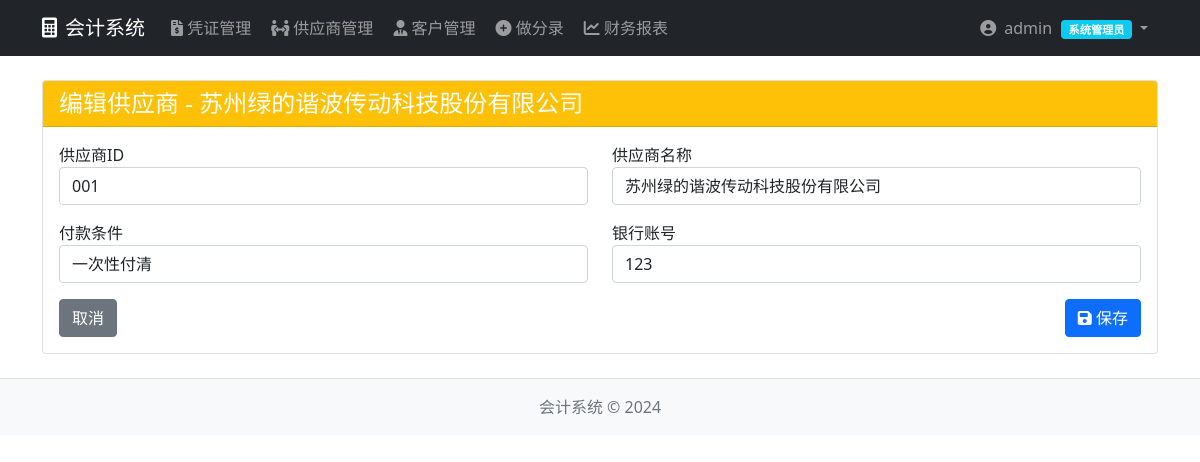
/finance/suppliers/001/edit/ (signed in), run on the app's committed database.
### users_app/models.py (models this page shows, shortened)
class UserProfile(models.Model):
    user = models.OneToOneField(User, on_delete=models.CASCADE, related_name='profile', verbose_name="关联用户")
    role = models.ForeignKey(Role, on_delete=models.PROTECT, verbose_name="所属角色")
    department = models.CharField(max_length=50, verbose_name="所属部门")
    employee_id = models.CharField(max_length=20, unique=True, verbose_name="员工编号")
    phone = models.CharField(max_length=11, blank=True, null=True, verbose_name="联系电话")
    status = models.CharField(
        max_length=20,
        choices=[('ACTIVE', '启用'), ('INACTIVE', '停用')],
        default='ACTIVE',
        verbose_name="状态"
    )
    update_time = models.DateTimeField(auto_now=True, verbose_name="更新时间")
    class Meta:
        verbose_name = "用户扩展信息"
        verbose_name_plural = "用户扩展信息"
        ordering = ['employee_id']

class Role(models.Model):
    ROLE_TYPE_CHOICES = [
        ('ADMIN', '系统管理员'),
        ('GENERAL_ACCOUNTANT', '总账会计'),
        ('PURCHASE_ACCOUNTANT', '采购会计'),
        ('SALES_ACCOUNTANT', '销售会计'),
        ('CASHIER', '出纳'),
        ('ACCOUNTANT_SUPERVISOR', '会计主管'),
        ('EMPLOYEE', '普通员工'),
        ('HR_STAFF', '人事专员'),
    ]
    role_code = models.CharField(max_length=30, primary_key=True, verbose_name="角色编码")
    role_name = models.CharField(max_length=50, choices=ROLE_TYPE_CHOICES, unique=True, verbose_name="角色名称")
    role_desc = models.TextField(blank=True, null=True, verbose_name="角色描述")
    related_use_cases = models.TextField(blank=True, null=True, verbose_name="关联用例（编号）")
    create_time = models.DateTimeField(auto_now_add=True, verbose_name="创建时间")
    class Meta:
        verbose_name = "角色"
        verbose_name_plural = "角色"
        ordering = ['role_code']

### finance_app/models.py (models this page shows, shortened)
class Supplier(models.Model):
    STATUS_CHOICES = [
        ('ACTIVE', '启用'),
        ('INACTIVE', '停用'),
    ]
    supplier_id = models.CharField(max_length=20, primary_key=True, verbose_name="供应商ID")
    supplier_name = models.CharField(max_length=100, null=False, blank=False, verbose_name="供应商名称")
    payment_terms = models.CharField(max_length=50, null=True, blank=True, verbose_name="付款条件")
    current_payable = models.DecimalField(max_digits=15, decimal_places=2, default=0.00,
                                          verbose_name="当前应付账款")
    bank_account = models.CharField(max_length=50, null=True, blank=True, verbose_name="银行账号")
    status = models.CharField(
        max_length=20,
        choices=STATUS_CHOICES,
        null=False,
        blank=False,
        default='ACTIVE',
        verbose_name="状态"
    )
    create_time = models.DateTimeField(auto_now_add=True, verbose_name="创建时间")
    update_time = models.DateTimeField(auto_now=True, verbose_name="更新时间")
    class Meta:
        db_table = 'suppliers'  # 显式指定数据库表名
        verbose_name = "供应商"
        verbose_name_plural = "供应商"
        ordering = ['supplier_id']

### finance_app/views.py (the view, shortened to what this page needs)
        def _wrapped_view(request, *args, **kwargs):
            if not request.user.is_authenticated:
                return redirect('users:login')
            if request.user.username == 'admin':
                return view_func(request, *args, **kwargs)

### finance_app/forms.py (shortened to what this page needs)
class SupplierForm(forms.ModelForm):
    class Meta:
        model = Supplier
        fields = ['supplier_id', 'supplier_name', 'payment_terms', 'bank_account']
        widgets = {
            'supplier_id': forms.TextInput(attrs={'class': 'form-control'}),
            'supplier_name': forms.TextInput(attrs={'class': 'form-control'}),
            'payment_terms': forms.TextInput(attrs={'class': 'form-control'}),
            'bank_account': forms.TextInput(attrs={'class': 'form-control'}),
        }

### finance_app/views.py (called while the page is built, shortened)
def check_finance_permission(permission_type):
    def decorator(view_func):
        def _wrapped_view(request, *args, **kwargs):
            if not request.user.is_authenticated:
                return redirect('users:login')
            if request.user.username == 'admin':
                return view_func(request, *args, **kwargs)
        return _wrapped_view
    return decorator

@login_required
@check_finance_permission('supplier')
def supplier_edit(request, supplier_id):
    supplier = get_object_or_404(Supplier, supplier_id=supplier_id)
    if request.method == 'POST':
        form = SupplierForm(request.POST, instance=supplier)
        if form.is_valid():
            form.save()
            messages.success(request, '供应商信息更新成功！')
            return redirect('finance_app:supplier_detail', supplier_id=supplier.supplier_id)
    else:
        form = SupplierForm(instance=supplier)
    context = {
        'form': form,
        'supplier': supplier,
        'title': f'编辑供应商 - {supplier.supplier_name}'
    }
    return render(request, 'finance_app/supplier_form.html', context)

### finance_app/templates/finance_app/supplier_form.html (shortened to what this page needs)
{% extends 'base.html' %}
{% block content %}
<div class="container mt-4">
    <div class="card">
        <div class="card-header {% if supplier %}bg-warning{% else %}bg-primary{% endif %} text-white">
            <h4 class="mb-0">{{ title }}</h4>
        </div>
        <div class="card-body">
            <form method="post">
                <div class="row">
                    <div class="col-md-6">
                        <div class="form-group mb-3">
                            <label for="{{ form.supplier_id.id_for_label }}">供应商ID</label>
                            {{ form.supplier_id }}
                        </div>
                    </div>
                    <div class="col-md-6">
                        <div class="form-group mb-3">
                            <label for="{{ form.supplier_name.id_for_label }}">供应商名称</label>
                            {{ form.supplier_name }}
                        </div>
                    </div>
                </div>
                <div class="row">
                    <div class="col-md-6">
                        <div class="form-group mb-3">
                            <label for="{{ form.payment_terms.id_for_label }}">付款条件</label>
                            {{ form.payment_terms }}
                        </div>
                    </div>
                    <div class="col-md-6">
                        <div class="form-group mb-3">
                            <label for="{{ form.bank_account.id_for_label }}">银行账号</label>
                            {{ form.bank_account }}
                        </div>
                    </div>
                </div>
                <div class="d-flex justify-content-between">
                    <a href="{% url 'finance_app:supplier_list' %}" class="btn btn-secondary">
                        取消
                    </a>
                    <button type="submit" class="btn btn-primary">
                        <i class="fas fa-save"></i> 保存
                    </button>
                </div>
            </form>
        </div>
    </div>
</div>
{% endblock %}

### templates/base.html (shortened to what this page needs)
<!DOCTYPE html>
<html lang="zh-CN">
<head>
    <link href="https://cdn.jsdelivr.net/npm/bootstrap@5.1.3/dist/css/bootstrap.min.css" rel="stylesheet">
    <link rel="stylesheet" href="https://cdnjs.cloudflare.com/ajax/libs/font-awesome/6.0.0/css/all.min.css">
</head>
<body>
    <nav class="navbar navbar-expand-lg navbar-dark bg-dark">
        <div class="container">
            <a class="navbar-brand" href="{% url 'users:home' %}">
                <i class="fas fa-calculator me-2"></i>会计系统
            </a>
            <div class="collapse navbar-collapse" id="navbarNav">
                <ul class="navbar-nav me-auto">
                    {% if user.is_authenticated %}
                        {% with role_code=user.profile.role.role_code %}
                        {% if user.username == 'admin' or role_code in "GENERAL_ACCOUNTANT,PURCHASE_ACCOUNTANT,SALES_ACCOUNTANT,ACCOUNTANT_SUPERVISOR,CASHIER" %}
                        <li class="nav-item">
                            <a class="nav-link" href="{% url 'finance_app:voucher_list' %}">
                                <i class="fas fa-file-invoice-dollar"></i> 凭证管理
                            </a>
                        </li>
                        {% endif %}
                        {% if user.username == 'admin' or role_code in "PURCHASE_ACCOUNTANT,ACCOUNTANT_SUPERVISOR" %}
                        <li class="nav-item">
                            <a class="nav-link" href="{% url 'finance_app:supplier_list' %}">
                                <i class="fas fa-people-arrows"></i> 供应商管理
                            </a>
                        </li>
                        {% endif %}
                        {% if user.username == 'admin' or role_code in "SALES_ACCOUNTANT,ACCOUNTANT_SUPERVISOR" %}
                        <li class="nav-item">
                            <a class="nav-link" href="{% url 'finance_app:customer_list' %}">
                                <i class="fas fa-user-tie"></i> 客户管理
                            </a>
                        </li>
                        {% endif %}
                        {% if user.username == 'admin' or role_code in "GENERAL_ACCOUNTANT,PURCHASE_ACCOUNTANT,SALES_ACCOUNTANT,ACCOUNTANT_SUPERVISOR,CASHIER" %}
                        <li class="nav-item">
                            <a class="nav-link" href="{% url 'finance_app:voucher_create' %}">
                                <i class="fas fa-plus-circle"></i> 做分录
                            </a>
                        </li>
                        {% endif %}
                        {% if user.username == 'admin' or role_code in "GENERAL_ACCOUNTANT,PURCHASE_ACCOUNTANT,SALES_ACCOUNTANT,ACCOUNTANT_SUPERVISOR,CASHIER" %}
                        <li class="nav-item">
                            <a class="nav-link" href="{% url 'finance_app:report_home' %}">
                                <i class="fas fa-chart-line"></i> 财务报表
                            </a>
                        </li>
                        {% endif %}
                        {% endwith %}
                    {% endif %}
                </ul>
                <ul class="navbar-nav">
                    {% if user.is_authenticated %}
                    <li class="nav-item dropdown">
                        <a class="nav-link dropdown-toggle" href="#" id="userDropdown" role="button" data-bs-toggle="dropdown">
                            <i class="fas fa-user-circle"></i>
                            <span class="ms-1">{{ user.username }}</span>
                            <span class="user-role-badge badge bg-info">
                                {{ user.profile.role.get_role_name_display|default:"未分配" }}
                            </span>
                        </a>
                    </li>
                    {% else %}
                    <li class="nav-item">
                        <a class="nav-link" href="{% url 'users:login' %}">
                            <i class="fas fa-sign-in-alt"></i> 登录
                        </a>
                    </li>
                    {% endif %}
                </ul>
            </div>
        </div>
    </nav>
    <main>
        {% block content %}{% endblock %}
    </main>
    <footer class="bg-light py-3 mt-4 border-top">
        <div class="container text-center">
            <span class="text-muted">会计系统 &copy; 2024</span>
        </div>
    </footer>
</body>
</html>

### templates/base.html (style rules this page uses)
.navbar-nav .nav-link { padding: 0.5rem 1rem; margin: 0 2px; border-radius: 4px; transition: all 0.3s; }
.user-role-badge { font-size: 0.7rem; vertical-align: middle; margin-left: 5px; }

### data on the page
Supplier: supplier_id "001", supplier_name "苏州绿的谐波传动科技股份有限公司", payment_terms "一次性付清", bank_account "123"

### other printed values
{{ user.username }} "admin"
{{ user.profile.role.get_role_name_display|default:"未分配" }} "系统管理员"
{{ title }} "编辑供应商 - 苏州绿的谐波传动科技股份有限公司"
